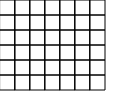
Frame 1 (no input)
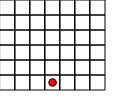
Frame 60 (no input)
Frame 120 (the mouse pressed at the canvas centre since frame 60): identical to frame 60, image omitted

The p5.js sketch that drew these frames (run headless with seeded random() and noise() and a simulated clock; from frame 60 on, the mouse is pressed at the canvas centre):

// p5.js sketch
// ── sketch.js
var grid;
var rows = 6;
var cols = 7;
var w = 15;
var player = 1;
var ai = 1;
var human = 2;
var maxDepth = 4;

function setup() {
    createCanvas(w * (cols + 1), w * (rows + 1));
    makeGrid();
}

function draw() {
    background(255);
    for (var i = 0; i < cols; i++) {
        for (var j = 0; j < rows; j++) {
            grid[i][j].show();
        }
    }
    var winner = gameover(grid);
    if (winner == 1) {
        fill(255, 0, 0);
        ellipse(0 + w * 0.5, rows * w + w * 0.5, w * 0.5);
        textSize(w * 0.5);
        text("Red is the winner", 1 * w + w * 0.25, rows * w + w * 0.25, (cols - 1) * w, (cols - 1) * w);
    }
    else if (winner == 2) {
        fill(255, 255, 0);
        ellipse(0 + w * 0.5, rows * w + w * 0.5, w * 0.5);
        textSize(w * 0.5);
        text("Yellow is the winner", 1 * w + w * 0.25, rows * w + w * 0.25, (cols - 1) * w, (cols - 1) * w);
    }

    else if (winner == 0) {
        if (player == ai) {
            moveAiTurn();
        }
    }

}

function mousePressed() {
    if (gameover(grid) != 0) {
        makeGrid();
        return;
    }
    var flagBreak = false;
    for (var i = 0; i < cols; i++) {
        for (var j = rows - 1; j >= 0; j--) {
            if (grid[i][j].contains(mouseX, mouseY) && grid[i][j].reveal(player) == true) {
                if (player == 1) player = 2;
                else if (player == 2) player = 1;
                flagBraak = true;
                return;
            }
        }
        if (flagBreak) {
            return;
        }
    }
}

function makeGrid() {
    grid = make2DArray(cols, rows);
    firstPlayer = true;
    for (var i = 0; i < cols; i++) {
        for (var j = 0; j < rows; j++) {
            grid[i][j] = new Cell(i, j, w);
        }
    }
}

function moveAiTurn() {

    var flagBreak = false;
    for (var i = 0; i < cols; i++) {
        for (var j = rows - 1; j >= 0; j--) {
            if (canWin(ai, i, j) && grid[i][j].reveal(ai) == true) {
                if (player == 1) player = 2;
                else if (player == 2) player = 1;
                flagBraak = true;
                return;
            }
        }
    }

    for (var i = 0; i < cols; i++) {
        for (var j = rows - 1; j >= 0; j--) {
            if (canWin(human, i, j) && grid[i][j].reveal(ai) == true) {
                if (player == 1) player = 2;
                else if (player == 2) player = 1;
                flagBraak = true;
                return;
            }
        }
    }

    for (var i = 0; i < cols; i++) {
        for (var j = rows - 1; j >= 0; j--) {
            if (makeThreeNeighbours(grid, human, i, j) && grid[i][j].reveal(ai) == true) {
                if (player == 1) player = 2;
                else if (player == 2) player = 1;
                flagBraak = true;
                return;
            }
        }
    }

    for (var i = 0; i < cols; i++) {
        for (var j = rows - 1; j >= 0; j--) {
            if (makeThreeNeighbours(grid, ai, i, j) && grid[i][j].reveal(ai) == true) {
                if (player == 1) player = 2;
                else if (player == 2) player = 1;
                flagBraak = true;
                return;
            }
        }
    }

    var bestResult = -Infinity;
    var bestMove = { i : 0, j : 0 };

    var i = floor(cols / 2);
    while (i > 0 && i < cols) {
        for (var j = rows - 1; j >= 0; j--) {
            let minimaxResult = minimax(grid, true, 0, i, j)
            if (minimaxResult > bestResult && grid[i][j].player == 0) {
                if ((j < rows - 1)) {
                    console.log(j + 1);
                    if (grid[i][j + 1].player == 0) {
                        bestResult = minimaxResult;
                        bestMove.i = i;
                        bestMove.j = j;
                    }
                }
                else if (j == rows - 1) {
                    bestResult = minimaxResult;
                    bestMove.i = i;
                    bestMove.j = j;
                }
            }
            console.log(bestMove, bestResult);
        }
        if (cols - 1 - i < i) {
            i = cols - 1 - i;
        }
        else {
            i = cols - 1 - i + 1;
        }
    }

    if (grid[bestMove.i][bestMove.j].reveal(ai) == true) {
        if (player == 1) player = 2;
        else if (player == 2) player = 1;
        console.log(bestResult);
        return;
    }


    for (var j = rows - 1; j >= 0; j--) {
        if (grid[floor(cols/2)][j].reveal(ai) == true) {
            if (player == 1) player = 2;
            else if (player == 2) player = 1;
            flagBraak = true;
            return;
        }
    }

    var i = floor(cols / 2);
    while(i > 0 && i < cols) {
        for (var j = rows - 1; j >= 0; j--) {
            if (grid[i][j].reveal(player) == true) {
                if (player == 1) player = 2;
                else if (player == 2) player = 1;
                flagBraak = true;
                return;
            }
        }
        if (cols - 1 - i < i) {
            i = cols - 1 - i;
        }
        else {
            i = cols - 1- i + 1;
        }
    }
}

function canWin(playerOnTurn, i, j) {
    if (grid[i][j].player != 0) {
        return false;
    }

    grid[i][j].player = playerOnTurn;
    if (gameover(grid) == playerOnTurn) {
        grid[i][j].player = 0;
        return true;
    }

    grid[i][j].player = 0;
    return false;
}

function gameover(grid) {
    for (var i = 0; i < cols; i++) {
        for (var j = 0; j < rows; j++) {
            if (i > 2) {
                if (grid[i - 3][j].player == 1 && grid[i - 2][j].player == 1 && grid[i - 1][j].player == 1 && grid[i][j].player == 1) {
                    return 1;
                }
                if (grid[i - 3][j].player == 2 && grid[i - 2][j].player == 2 && grid[i - 1][j].player == 2 && grid[i][j].player == 2) {
                    return 2;
                }
            }
            if (j > 2) {
                if (grid[i][j - 3].player == 1 && grid[i][j - 2].player == 1 && grid[i][j - 1].player == 1 && grid[i][j].player == 1) {
                    return 1;
                }
                if (grid[i][j - 3].player == 2 && grid[i][j - 2].player == 2 && grid[i][j - 1].player == 2 && grid[i][j].player == 2) {
                    return 2;
                }
            }
            if (i > 2 && j > 2) {
                if (grid[i - 3][j - 3].player == 1 && grid[i - 2][j - 2].player == 1 && grid[i - 1][j - 1].player == 1 && grid[i][j].player == 1) {
                    return 1;
                }
                if (grid[i - 3][j - 3].player == 2 && grid[i - 2][j - 2].player == 2 && grid[i - 1][j - 1].player == 2 && grid[i][j].player == 2) {
                    return 2;
                }
            } if (i < cols - 4 && j > 2) {
                if (grid[i + 3][j - 3].player == 1 && grid[i + 2][j - 2].player == 1 && grid[i + 1][j - 1].player == 1 && grid[i][j].player == 1) {
                    return 1;
                }
                if (grid[i + 3][j - 3].player == 2 && grid[i + 2][j - 2].player == 2 && grid[i + 1][j - 1].player == 2 && grid[i][j].player == 2) {
                    return 2;
                }
            }
        }
    }
    return 0;
}

function minimax(gridCopy, maximizing, depth, x = 0, y = 0) {
    if (gridCopy[x][y].player != 0) {
        return -3;
    }

    if (depth == 0) {
        gridCopy[x][y].player = ai;
        var result = minimax(gridCopy, !maximizing, depth + 1);
        gridCopy[x][y].player = 0;
        return result;
    }
    if (depth > maxDepth) {
        return 0;
    }

    var bestResult;
    if (maximizing) bestResult = Infinity;
    else bestResult = Infinity;

    var i = floor(cols / 2);
    while (i > 0 && i < cols) {
        for (var j = rows - 1; j >= 0; j--) {
            if (gridCopy[i][j].player != 0) continue;
            if (j < rows - 1 && gridCopy[i][j + 1].player == 0) continue;
            if (maximizing) gridCopy[i][j].player = ai;
            else gridCopy[i][j].player = human;

            if (gameover(gridCopy) == human) {
                gridCopy[i][j].player = 0;
                console.log(i, j);
                return -2;
            }
            if (gameover(gridCopy) == ai) {
                gridCopy[i][j].player = 0;
                return 2;
            }
            gridCopy[i][j].player = 0;

            if (maximizing && makeThreeNeighbours(gridCopy, ai, i, j)) {
                return 1;
            }
            if (!maximizing && makeThreeNeighbours(gridCopy, human, i, j)) {
                return -1;
            }

            if (maximizing) gridCopy[i][j].player = ai;
            else gridCopy[i][j].player = human;

            let resultMinMax = minimax(gridCopy, !maximizing, depth + 1);
            if (maximizing) {
                if (resultMinMax < bestResult) {
                    bestResult = resultMinMax;
                }
            }
            if (!maximizing) {
                if (resultMinMax < bestResult) {
                    bestResult = resultMinMax;
                }
            }
            gridCopy[i][j].player = 0;

        }
        if (cols - 1 - i < i) {
            i = cols - 1 - i;
        }
        else {
            i = cols - 1 - i + 1;
        }
    }

    return bestResult;
}

function makeThreeNeighbours(grid,playerOnTurn, x, y) {
    if (grid[x][y].player != 0) {
        return false;
    }

    grid[x][y].player = playerOnTurn;

    for (var i = 0; i < cols; i++) {
        for (var j = 0; j < rows; j++) {
            if (i > 2 && i < cols - 1) {
                if (grid[i - 3][j].player == 0 && grid[i - 2][j].player == playerOnTurn && grid[i - 1][j].player == playerOnTurn && grid[i][j].player == playerOnTurn && grid[i + 1][j].player == 0) {
                    grid[x][y].player = 0;
                    return true;
                }
            }
        }
    }

    grid[x][y].player = 0;
    return false;
}


function make2DArray(cols, rows) {
    var arr = new Array(cols);

    for (var i = 0; i < arr.length; i++) {
        arr[i] = new Array(rows);
    }

    return arr;
}


// ── cell.js
function Cell(i, j, w) {
    this.i = i;
    this.j = j;
    this.x = i * w;
    this.y = j * w;
    this.w = w;
    this.player = 0;
    this.revealed = false;

}

Cell.prototype.show = function () {
    stroke(0);
    noFill();
    rect(this.x, this.y, this.w, this.w);

    if (this.revealed) {
        if (this.player == 1) {
            fill(255, 0, 0);
            ellipse(this.x + this.w * 0.5, this.y + this.w * 0.5, this.w * 0.5);
        }
        else if (this.player == 2) {
            fill(255, 255, 0);
            ellipse(this.x + this.w * 0.5, this.y + this.w * 0.5, this.w * 0.5);
        }
    }

}

Cell.prototype.contains = function (x, y) {
    return (x > this.x && x < this.x + this.w && y > this.y && y < this.y + this.w);
}

Cell.prototype.reveal = function (player) {
    if (this.revealed == true) {
        return false;
    }
    if (this.j < rows - 1 && grid[this.i][this.j + 1].revealed == false) {
        return false;
    }
    this.player = player;
    this.revealed = true;
    return true;
}
